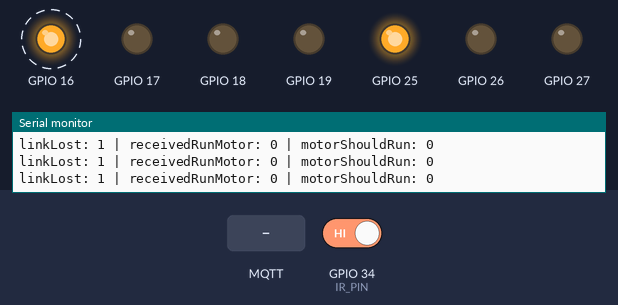
The program below on a simulated ESP32. Parts: output pins drawn as LEDs (lit = HIGH), the last lines printed to the serial monitor. Dashed ring = blinking. The test bench sets the inputs (shaded band); at power-on: GPIO 34 (IR_PIN) HIGH. WiFi joins after 1.5 s; servers stay silent unless stated; no MQTT or app messages arrive unless stated.

Above: at 2.95 s.
3.3 s: MQTT message "1" arrives on the first subscribed topic
At 3.79 s:
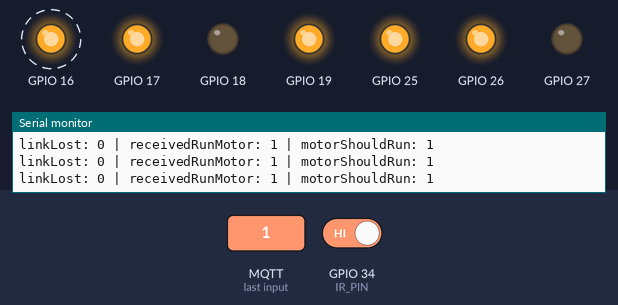
6.3 s: GPIO 34 (IR_PIN) driven LOW
At 7.12 s:
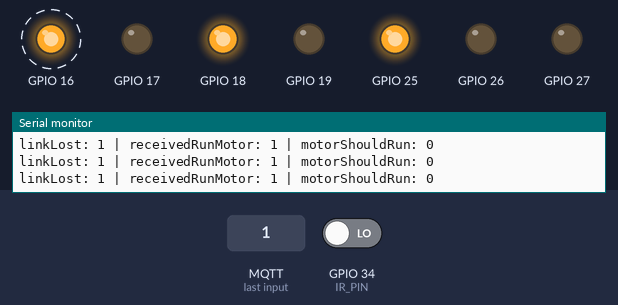
9.3 s: MQTT message "on" arrives on the first subscribed topic
At 9.61 s:
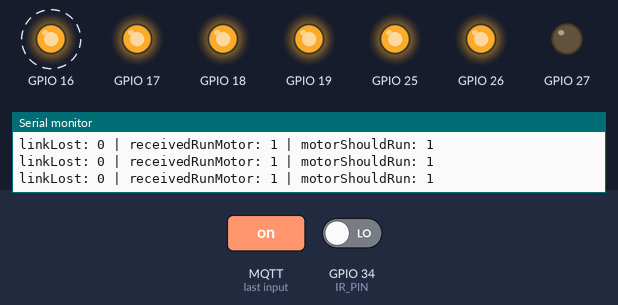
12.3 s: MQTT message "0" arrives on the first subscribed topic
At 12.52 s:
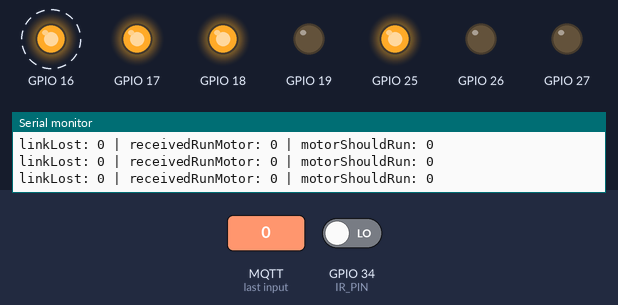
15.3 s: MQTT message "2" arrives on the first subscribed topic
At 15.64 s:
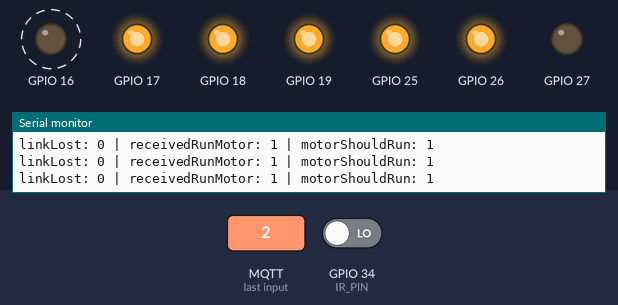
18.3 s: GPIO 34 (IR_PIN) driven HIGH
At 18.97 s:
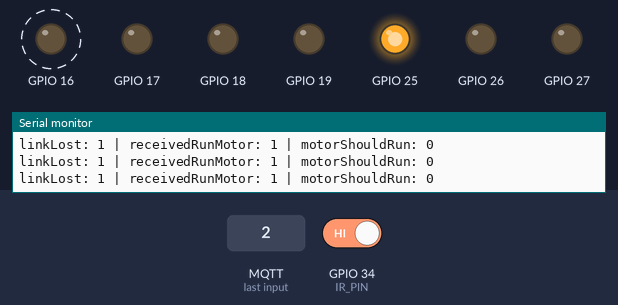
Timing chart, 0 to 22.3 s (numbered marks = the images above; inputs shaded):
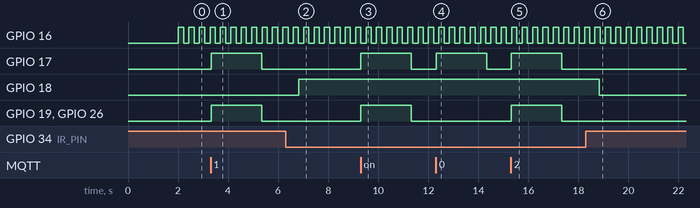

The program:

main.cpp
```cpp
#include <Arduino.h>
#include "config.h"
#include "IRSensor.h"
#include "MotorController.h"
#include "StatusIndicator.h"
#include "LinkMonitor.h"
#include "MqttInterlockClient.h"


IRSensor            irSensor(IR_PIN, IR_DEBOUNCE_MS);
MotorController      motor(MOTOR_IN1, MOTOR_IN2, MOTOR_ENA);
StatusIndicator      statusLeds(TX_LED, MOTOR_LED, IR_LED, RX_LED);
LinkMonitor          linkMonitor(LINK_TIMEOUT_MS);
MqttInterlockClient  mqttClient(linkMonitor);

unsigned long lastPublish = 0;

void setup() {
  Serial.begin(115200);
  delay(500);

  irSensor.begin();
  motor.begin();
  statusLeds.begin();
  mqttClient.begin();

  Serial.println("Task 2.4 - MQTT Interlock ready.");
  Serial.print("  My ID:         "); Serial.println(MY_ID);
  Serial.print("  Partner ID:    "); Serial.println(PARTNER_ID);
  Serial.print("  Publishing to: "); Serial.println(MY_TOPIC);
  Serial.print("  Listening on:  "); Serial.println(PARTNER_TOPIC);
}

void loop() {
  mqttClient.loop();

  irSensor.update();

  bool linkLost       = linkMonitor.isLinkLost();
  bool motorShouldRun  = (!linkLost) && mqttClient.receivedRunMotor();

  motor.setRunning(motorShouldRun);

  statusLeds.setMotorState(motorShouldRun);
  statusLeds.setObstacleState(irSensor.obstacleDetected());
  statusLeds.setLinkState(!linkLost);


  if (millis() - lastPublish > PUBLISH_INTERVAL_MS) {
    lastPublish = millis();
    mqttClient.publishState(irSensor.stableRawState());
    statusLeds.toggleHeartbeat();
  }

  Serial.print("linkLost: ");        Serial.print(linkLost);
  Serial.print(" | receivedRunMotor: "); Serial.print(mqttClient.receivedRunMotor());
  Serial.print(" | motorShouldRun: ");   Serial.println(motorShouldRun);

  delay(20);
}
```

IRSensor.h
```cpp
#ifndef IR_SENSOR_H
#define IR_SENSOR_H

#include <Arduino.h>

class IRSensor {
public:
  IRSensor(uint8_t pin, unsigned long debounceMs)
    : _pin(pin), _debounceMs(debounceMs) {}

  void begin() {
    pinMode(_pin, INPUT);
    _prevReading  = digitalRead(_pin);
    _stableState  = _prevReading;
    _lastChanged  = millis();
  }

  void update() {
    bool current = digitalRead(_pin);
    if (current != _prevReading) {
      _prevReading = current;
      _lastChanged = millis();
    }
    if (millis() - _lastChanged > _debounceMs) {
      _stableState = _prevReading;
    }
  }

  bool stableRawState() const {
    return _stableState;
  }

  bool obstacleDetected() const {
    return !_stableState;
  }

private:
  uint8_t       _pin;
  unsigned long _debounceMs;
  bool          _prevReading = true;
  bool          _stableState = true;
  unsigned long _lastChanged = 0;
};

#endif
```

InterlockMessage.h
```cpp
#ifndef INTERLOCK_MESSAGE_H
#define INTERLOCK_MESSAGE_H

#include <Arduino.h>
#include <ArduinoJson.h>

struct InterlockMessage {
  String   senderID;
  bool     runMotor;
  uint32_t timestamp;

  String toJson() const {
    JsonDocument doc;
    doc["senderID"]  = senderID;
    doc["runMotor"]  = runMotor;
    doc["timestamp"] = timestamp;

    String out;
    serializeJson(doc, out);
    return out;
  }

  static bool fromJson(const uint8_t* payload, unsigned int length, InterlockMessage& out) {
    JsonDocument doc;
    DeserializationError err = deserializeJson(doc, payload, length);
    if (err) {
      return false;
    }
    out.senderID  = doc["senderID"]  | "";
    out.runMotor  = doc["runMotor"]  | false;
    out.timestamp = doc["timestamp"] | 0;
    return true;
  }
};

#endif
```

LinkMonitor.h
```cpp
#ifndef LINK_MONITOR_H
#define LINK_MONITOR_H

#include <Arduino.h>


class LinkMonitor {
public:
  explicit LinkMonitor(unsigned long timeoutMs) : _timeoutMs(timeoutMs) {}

  void notifyPacketReceived() {
    _lastArrival = millis();
  }

  bool isLinkLost() const {
    return (millis() - _lastArrival) > _timeoutMs;
  }

private:
  unsigned long _timeoutMs;
  unsigned long _lastArrival = 0;
};

#endif
```

MotorController.h
```cpp
#ifndef MOTOR_CONTROLLER_H
#define MOTOR_CONTROLLER_H

#include <Arduino.h>

class MotorController {
public:
  MotorController(uint8_t in1, uint8_t in2, uint8_t ena)
    : _in1(in1), _in2(in2), _ena(ena) {}

  void begin() {
    pinMode(_in1, OUTPUT);
    pinMode(_in2, OUTPUT);
    pinMode(_ena, OUTPUT);
    analogWrite(_ena, 255);
    stop();
  }

  void run() {
    digitalWrite(_in1, HIGH);
    digitalWrite(_in2, LOW);
    _running = true;
  }

  void stop() {
    digitalWrite(_in1, LOW);
    digitalWrite(_in2, LOW);
    _running = false;
  }

  void setRunning(bool shouldRun) {
    shouldRun ? run() : stop();
  }

  bool isRunning() const {
    return _running;
  }

private:
  uint8_t _in1, _in2, _ena;
  bool    _running = false;
};

#endif
```

MqttInterlockClient.h
```cpp
#ifndef MQTT_INTERLOCK_CLIENT_H
#define MQTT_INTERLOCK_CLIENT_H

#include <WiFi.h>
#include <PubSubClient.h>
#include "config.h"
#include "InterlockMessage.h"
#include "LinkMonitor.h"

class MqttInterlockClient {
public:
  explicit MqttInterlockClient(LinkMonitor& linkMonitor);

  void begin();
  void loop();

  void publishState(bool runMotor);


  bool receivedRunMotor() const { return _receivedRunMotor; }

  bool isConnected();

private:
  void connectWiFi();
  void connectBroker();
  void handleMessage(char* topic, uint8_t* payload, unsigned int length);

  static void staticCallback(char* topic, uint8_t* payload, unsigned int length);
  static MqttInterlockClient* _instance;

  WiFiClient   _wifiClient;
  PubSubClient _mqttClient;
  LinkMonitor& _linkMonitor;

  bool          _receivedRunMotor    = false;
  unsigned long _lastReconnectAttempt = 0;
};

#endif
```

StatusIndicator.h
```cpp
#ifndef STATUS_INDICATOR_H
#define STATUS_INDICATOR_H

#include <Arduino.h>

class StatusIndicator {
public:
  StatusIndicator(uint8_t txLed, uint8_t motorLed, uint8_t irLed, uint8_t rxLed)
    : _txLed(txLed), _motorLed(motorLed), _irLed(irLed), _rxLed(rxLed) {}

  void begin() {
    pinMode(_txLed, OUTPUT);
    pinMode(_motorLed, OUTPUT);
    pinMode(_irLed, OUTPUT);
    pinMode(_rxLed, OUTPUT);
  }


  void toggleHeartbeat() {
    digitalWrite(_txLed, !digitalRead(_txLed));
  }

  void setMotorState(bool running)          { digitalWrite(_motorLed, running); }
  void setObstacleState(bool obstacleSeen)  { digitalWrite(_irLed, obstacleSeen); }
  void setLinkState(bool linkUp)            { digitalWrite(_rxLed, linkUp); }

private:
  uint8_t _txLed, _motorLed, _irLed, _rxLed;
};

#endif
```

MqttInterlockClient.cpp
```cpp
#include "MqttInterlockClient.h"

MqttInterlockClient* MqttInterlockClient::_instance = nullptr;

MqttInterlockClient::MqttInterlockClient(LinkMonitor& linkMonitor)
  : _mqttClient(_wifiClient), _linkMonitor(linkMonitor) {}

void MqttInterlockClient::begin() {
  _instance = this;

  connectWiFi();

  _mqttClient.setServer(MQTT_BROKER, MQTT_PORT);
  _mqttClient.setCallback(MqttInterlockClient::staticCallback);

  connectBroker();
}

void MqttInterlockClient::loop() {
  if (WiFi.status() != WL_CONNECTED) {
    connectWiFi();
  }
  if (!_mqttClient.connected()) {
    connectBroker();
  }
  _mqttClient.loop();
}

void MqttInterlockClient::publishState(bool runMotor) {
  if (!_mqttClient.connected()) {
    return;
  }


  const char* payload = runMotor ? "1" : "0";
  _mqttClient.publish(MY_TOPIC, payload);
}

bool MqttInterlockClient::isConnected() {
  return _mqttClient.connected();
}

void MqttInterlockClient::connectWiFi() {
  if (WiFi.status() == WL_CONNECTED) {
    return;
  }

  Serial.print("Connecting to WiFi");
  WiFi.mode(WIFI_STA);
  WiFi.begin(WIFI_SSID, WIFI_PASSWORD);

  unsigned long start = millis();
  while (WiFi.status() != WL_CONNECTED && millis() - start < 15000) {
    delay(300);
    Serial.print(".");
  }
  Serial.println();

  if (WiFi.status() == WL_CONNECTED) {
    Serial.print("WiFi connected, IP: ");
    Serial.println(WiFi.localIP());
  } else {
    Serial.println("WiFi connection failed, will retry.");
  }
}

void MqttInterlockClient::connectBroker() {
  if (_mqttClient.connected()) {
    return;
  }
  if (millis() - _lastReconnectAttempt < MQTT_RECONNECT_MS) {
    return;
  }
  _lastReconnectAttempt = millis();

  String clientId = String("esp32-") + MY_ID + "-" + String((uint32_t)ESP.getEfuseMac(), HEX);

  Serial.print("Connecting to MQTT broker ");
  Serial.print(MQTT_BROKER);
  Serial.print(" ...");

  bool connected;
  if (strlen(MQTT_USERNAME) > 0) {
    connected = _mqttClient.connect(clientId.c_str(), MQTT_USERNAME, MQTT_PASSWORD);
  } else {
    connected = _mqttClient.connect(clientId.c_str());
  }

  if (connected) {
    Serial.println(" connected.");
    _mqttClient.subscribe(PARTNER_TOPIC);
    Serial.print("Subscribed to: ");
    Serial.println(PARTNER_TOPIC);
  } else {
    Serial.print(" failed, rc=");
    Serial.println(_mqttClient.state());
  }
}

void MqttInterlockClient::handleMessage(char* topic, uint8_t* payload, unsigned int length) {
  Serial.print("[recv] topic=");
  Serial.print(topic);
  Serial.print(" len=");
  Serial.print(length);
  Serial.print(" payload=");
  for (unsigned int i = 0; i < length; i++) {
    Serial.print((char)payload[i]);
  }
  Serial.println();

  if (length < 1) {
    return;
  }


  constexpr bool obstacleIsOne = false;
  bool obstacleDetected = obstacleIsOne ? (payload[1] == '1') : (payload[0] == '0');
  _receivedRunMotor = !obstacleDetected;
  _linkMonitor.notifyPacketReceived();
}

void MqttInterlockClient::staticCallback(char* topic, uint8_t* payload, unsigned int length) {
  if (_instance != nullptr) {
    _instance->handleMessage(topic, payload, length);
  }
}
```

config.h
```cpp
#ifndef CONFIG_H
#define CONFIG_H

#define WIFI_SSID       "Dana"
#define WIFI_PASSWORD   "password"

#define MQTT_BROKER     "broker.emqx.io"
#define MQTT_PORT       1883
#define MQTT_USERNAME   ""
#define MQTT_PASSWORD   ""

#define MY_ID           "studentB"
#define PARTNER_ID      "studentA"


#define MY_TOPIC        "sensor/control/cyber"
#define PARTNER_TOPIC   "sensor/data/cyber"

#define TX_LED          16
#define MOTOR_LED       19
#define IR_LED          18
#define RX_LED          17

#define IR_PIN          34
#define MOTOR_IN1       26
#define MOTOR_IN2       27
#define MOTOR_ENA       25

#define IR_DEBOUNCE_MS       500
#define LINK_TIMEOUT_MS      2000
#define PUBLISH_INTERVAL_MS  200
#define MQTT_RECONNECT_MS    3000

#endif
```

Measured:
- after the input at 3.3 s, GPIO 17, GPIO 19, GPIO 26: LOW → HIGH at once, → LOW 2.0 s later
- after the input at 6.3 s, GPIO 18: LOW → HIGH after 0.53 s
- after the input at 9.3 s, GPIO 17, GPIO 19, GPIO 26: LOW → HIGH at once, → LOW 2.0 s later
- after the input at 12.3 s, GPIO 17: LOW → HIGH at once, → LOW 2.0 s later
- after the input at 15.3 s, GPIO 17, GPIO 19, GPIO 26: LOW → HIGH at once, → LOW 2.0 s later
- after the input at 18.3 s, GPIO 18: HIGH → LOW after 0.53 s
- by itself, GPIO 16: alternates HIGH for 0.21 s and LOW for 0.21 s
